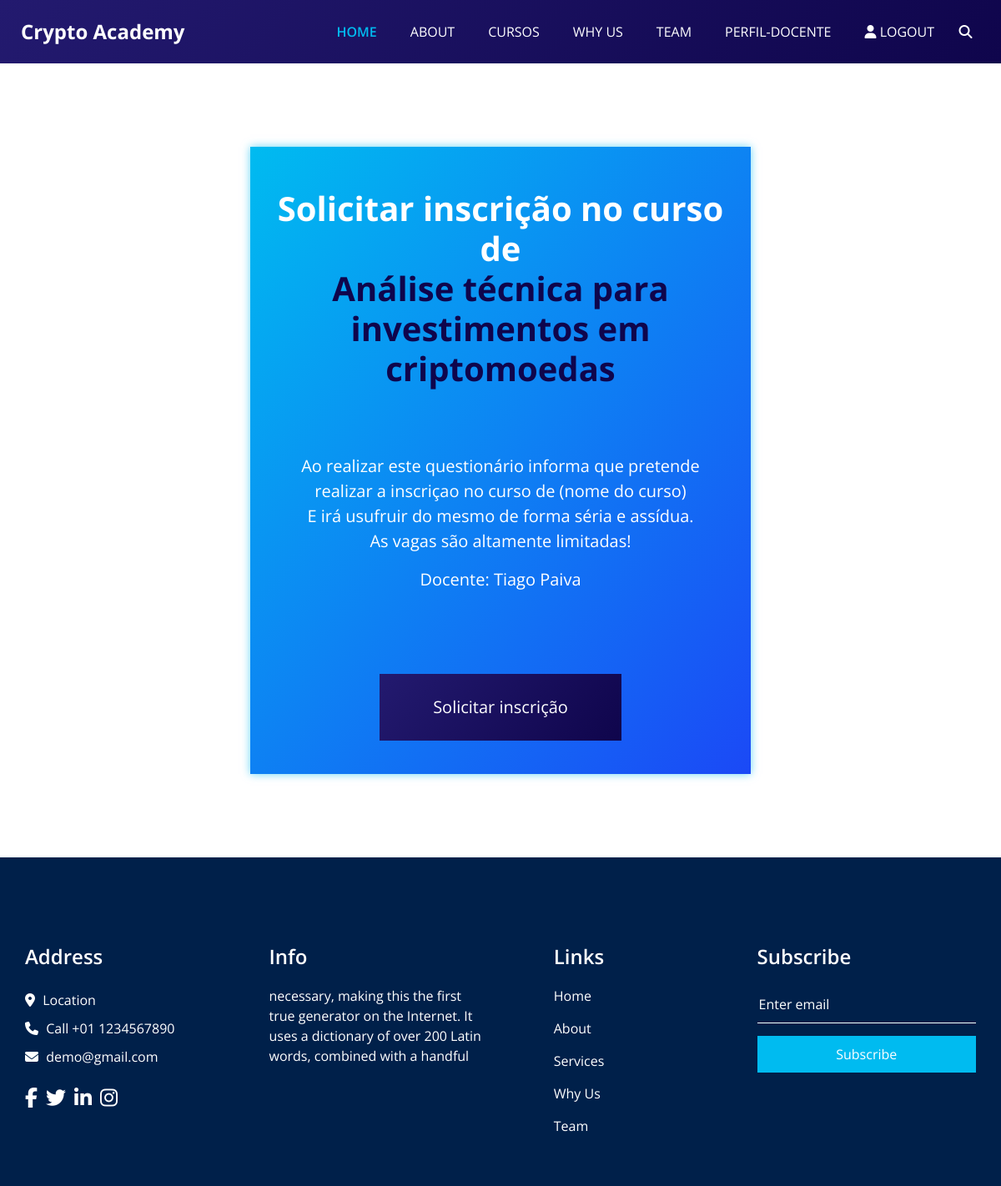
The page /paginas/inscricaoCurso.php?id=2 (signed in) on the database its author committed.
### tables this page shows
CREATE TABLE `curso` (
                         `id_curso` int(11) NOT NULL,
                         `docente` varchar(100) NOT NULL,
                         `nome` varchar(50) NOT NULL,
                         `descricao` text NOT NULL,
                         `max_num` int(10) NOT NULL DEFAULT 10
);

### paginas/inscricaoCurso.php (the view, shortened to what this page needs)
<?php
global $conn;
$id_curso = $_GET["id"];
$sql = "SELECT docente, nome FROM curso WHERE id_curso = '$id_curso'";
$result = mysqli_query($conn, $sql);
if($result && mysqli_num_rows($result) > 0){
    while($row = mysqli_fetch_assoc($result)){
        $docente = $row["docente"];
        $nome = $row["nome"];
    }
}
?>
<!DOCTYPE html>
<html>
<head>
    <link rel="stylesheet" type="text/css" href="bootstrap.css" />
    <link rel="stylesheet" type="text/css" href="https://cdnjs.cloudflare.com/ajax/libs/OwlCarousel2/2.3.4/assets/owl.carousel.min.css" />
    <link href="font-awesome.min.css" rel="stylesheet" />
    <link href="style.css" rel="stylesheet" />
    <link href="responsive.css" rel="stylesheet" />
</head>
<body class="sub_page">
<div class="hero_area">
    <header class="header_section">
        <div class="container-fluid">
            <nav class="navbar navbar-expand-lg custom_nav-container ">
                <a class="navbar-brand" href="paginaPrincipal.php">
            <span>
              Crypto Academy
            </span>
                </a>
                <div class="collapse navbar-collapse" id="navbarSupportedContent">
                    <ul class="navbar-nav  ">
                        <li class="nav-item active">
                            <a class="nav-link" href="paginaPrincipal.php">Home <span class="sr-only">(current)</span></a>
                        </li>
                        <li class="nav-item">
                            <a class="nav-link" href="about.html"> About</a>
                        </li>
                        <li class="nav-item">
                            <a class="nav-link" href="cursos.php">Cursos</a>
                        </li>
                        <li class="nav-item">
                            <a class="nav-link" href="why.html">Why Us</a>
                        </li>
                        <li class="nav-item">
                            <a class="nav-link" href="team.html">Team</a>
                        </li>
                        <?php
                        if(isset($_SESSION["user"])){
                            echo '
                                <li class="nav-item">
                                    <a class="nav-link" href="perfil.php">Perfil-'.$_SESSION["user"].'</a>
                                </li>
                             ';
                        }
                        ?>
                        <li class="nav-item">
                            <?php
                            if(isset($_SESSION["user"])){
                                echo '<a class="nav-link" href="logout.php"> <i class="fa fa-user" aria-hidden="true"></i> Logout</a>';
                            }else{
                                echo '<a class="nav-link" href="login.html"> <i class="fa fa-user" aria-hidden="true"></i> Login</a>';
                            }
                            ?>
                        </li>
                        <form class="form-inline">
                            <button class="btn  my-2 my-sm-0 nav_search-btn" type="submit">
                                <i class="fa fa-search" aria-hidden="true"></i>
                            </button>
                        </form>
                    </ul>
                </div>
            </nav>
        </div>
    </header>
</div>
<div class="container-inscricao">
    <div class="informacoes">
        <form action="inscrever.php" method="post">
            <br>
            <h3>Solicitar inscrição no curso de <br><span style="color: #0F054CFF;"><?php echo $nome ?></span></h3>
            <br><br>
            <div>
                <p>Ao realizar este questionário informa que pretende <br> realizar a inscriçao no curso de (nome do curso)<br>E irá usufruir do mesmo de forma séria e assídua.<br>As vagas são altamente limitadas!</p>
                <label>Docente: <?php echo $docente ?></label><br>
            </div>
            <br> <br><br>
            <input type="submit" value="Solicitar inscrição" name="botao">
            <br><br>
        </form>
    </div>
</div>
<section class="info_section layout_padding2">
    <div class="container">
        <div class="row">
            <div class="col-md-6 col-lg-3 info_col">
                <div class="info_contact">
                    <h4>
                        Address
                    </h4>
                    <div class="contact_link_box">
                        <a href="">
                            <i class="fa fa-map-marker" aria-hidden="true"></i>
                            <span>
                  Location
                </span>
                        </a>
                        <a href="">
                            <i class="fa fa-phone" aria-hidden="true"></i>
                            <span>
                  Call +01 1234567890
                </span>
                        </a>
                        <a href="">
                            <i class="fa fa-envelope" aria-hidden="true"></i>
                            <span>
                  demo@gmail.com
                </span>
                        </a>
                    </div>
                </div>
                <div class="info_social">
                    <a href="">
                        <i class="fa fa-facebook" aria-hidden="true"></i>
                    </a>
                    <a href="">
                        <i class="fa fa-twitter" aria-hidden="true"></i>
                    </a>
                    <a href="">
                        <i class="fa fa-linkedin" aria-hidden="true"></i>
                    </a>
                    <a href="">
                        <i class="fa fa-instagram" aria-hidden="true"></i>
                    </a>
                </div>
            </div>
            <div class="col-md-6 col-lg-3 info_col">
                <div class="info_detail">
                    <h4>
                        Info
                    </h4>
                    <p>
                        necessary, making this the first true generator on the Internet. It uses a dictionary of over 200 Latin words, combined with a handful
                    </p>
                </div>
            </div>
            <div class="col-md-6 col-lg-2 mx-auto info_col">
                <div class="info_link_box">
                    <h4>
                        Links
                    </h4>
                    <div class="info_links">
                        <a class="active" href="paginaPrincipal.php">
                            Home
                        </a>
                        <a class="" href="about.html">
                            About
                        </a>
                        <a class="" href="cursos.php">
                            Services
                        </a>
                        <a class="" href="why.html">
                            Why Us
                        </a>
                        <a class="" href="team.html">
                            Team
                        </a>
                    </div>
                </div>
            </div>
            <div class="col-md-6 col-lg-3 info_col ">
                <h4>
                    Subscribe
                </h4>
                <form action="#">
                    <input type="text" placeholder="Enter email" />
                    <button type="submit">
                        Subscribe
                    </button>
                </form>
            </div>
        </div>
    </div>
</section>
</body>
</html>

### paginas/style.css (style rules this page uses)
body { font-family: "Open Sans", sans-serif; color: #0c0c0c; background-color: #ffffff; overflow-x: hidden; }
.layout_padding2 { padding: 75px 0; }
a, a:hover, a:focus { text-decoration: none; }
.btn, .btn:focus { outline: none !important; -webkit-box-shadow: none; box-shadow: none; }
.hero_area { position: relative; min-height: 100vh; display: -webkit-box; display: -ms-flexbox; display: flex; -webkit-box-orient: vertical; -webkit-box-direction: normal; -ms-flex-direction: column; flex-direction: column; }
.sub_page .hero_area { min-height: auto; background: linear-gradient(130deg, #231a6f, #0f054c); }
.header_section { padding: 15px 0; }
.header_section .container-fluid { padding-right: 25px; padding-left: 25px; }
.navbar-brand span { font-weight: bold; font-size: 24px; color: #ffffff; }
.custom_nav-container { padding: 0; }
.custom_nav-container .navbar-nav { margin-left: auto; }
.custom_nav-container .navbar-nav .nav-item .nav-link { padding: 5px 20px; color: #ffffff; text-align: center; text-transform: uppercase; border-radius: 5px; -webkit-transition: all 0.3s; transition: all 0.3s; }
.custom_nav-container .navbar-nav .nav-item:hover .nav-link, .custom_nav-container .navbar-nav .nav-item.active .nav-link { color: #00bbf0; }
.custom_nav-container .navbar-nav .nav-item.active .nav-link { font-weight: 600; }
.custom_nav-container .nav_search-btn { width: 35px; height: 35px; padding: 0; border: none; color: #ffffff; }
.info_section { background-color: #00204a; color: #ffffff; padding: 45px 0 15px 0; }
.info_section h4 { font-weight: 600; margin-bottom: 20px; }
.info_section .info_col { margin-bottom: 30px; }
.info_section .info_contact .contact_link_box { display: -webkit-box; display: -ms-flexbox; display: flex; -webkit-box-orient: vertical; -webkit-box-direction: normal; -ms-flex-direction: column; flex-direction: column; }
.info_section .info_contact .contact_link_box a { margin: 5px 0; color: #ffffff; }
.info_section .info_contact .contact_link_box a i { margin-right: 5px; }
.info_section .info_social { display: -webkit-box; display: -ms-flexbox; display: flex; margin-top: 20px; margin-bottom: 10px; }
.info_section .info_social a { display: -webkit-box; display: -ms-flexbox; display: flex; -webkit-box-pack: center; -ms-flex-pack: center; justify-content: center; -webkit-box-align: center; -ms-flex-align: center; align-items: center; color: #ffffff; border-radius: 100%; margin-right: 10px; font-size: 24px; }
.info_section .info_links { display: -webkit-box; display: -ms-flexbox; display: flex; -webkit-box-orient: vertical; -webkit-box-direction: normal; -ms-flex-direction: column; flex-direction: column; -ms-flex-wrap: wrap; flex-wrap: wrap; }
.info_section .info_links a { display: -webkit-box; display: -ms-flexbox; display: flex; -webkit-box-align: center; -ms-flex-align: center; align-items: center; margin-bottom: 15px; color: #ffffff; }
.info_section form input { border: none; border-bottom: 1px solid #ffffff; background-color: transparent; width: 100%; height: 45px; color: #ffffff; outline: none; }
.info_section form input::placeholder { color: #ffffff; }
.info_section form button { width: 100%; text-align: center; display: inline-block; padding: 10px 55px; background-color: #00bbf0; color: #ffffff; border-radius: 0; -webkit-transition: all 0.3s; transition: all 0.3s; border: none; margin-top: 15px; }
.container { margin-top: 5%; }
.container-inscricao { background: linear-gradient(130deg, #00bbf0, #1b49f6); width: 50%; display: flex; justify-content: center; margin: 100px auto; box-shadow: 0 0 10px rgba(0, 187, 240, 0.6); }
.informacoes { margin: 10px; text-align: center; width: 100%; font-size: 20px; color: white; }
.informacoes h3 { padding: 10px; color: white; position: relative; font-weight: bold; font-size: 40px; }
.informacoes input { background: linear-gradient(130deg, #231a6f, #0f054c); border: none; color: white; width: 50%; height: 10vh; }

### paginas/responsive.css (style rules this page uses)
@media (min-width: 1200px) { .container { max-width: 1170px; } }

### rows shown on the page
curso: nome "Análise técnica para investimentos em criptomoedas", docente "Tiago Paiva"

### other values the page prints
$_SESSION["user"] "DOCENTE"
